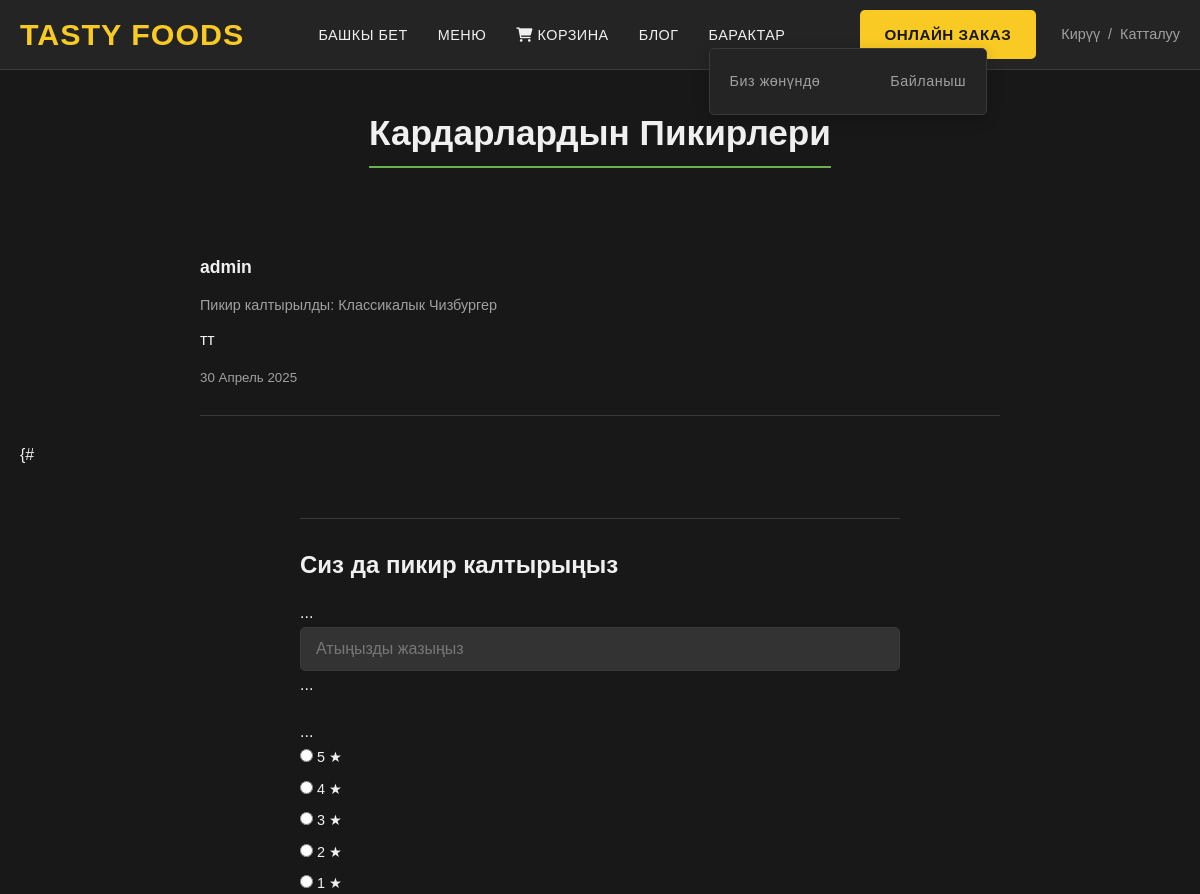
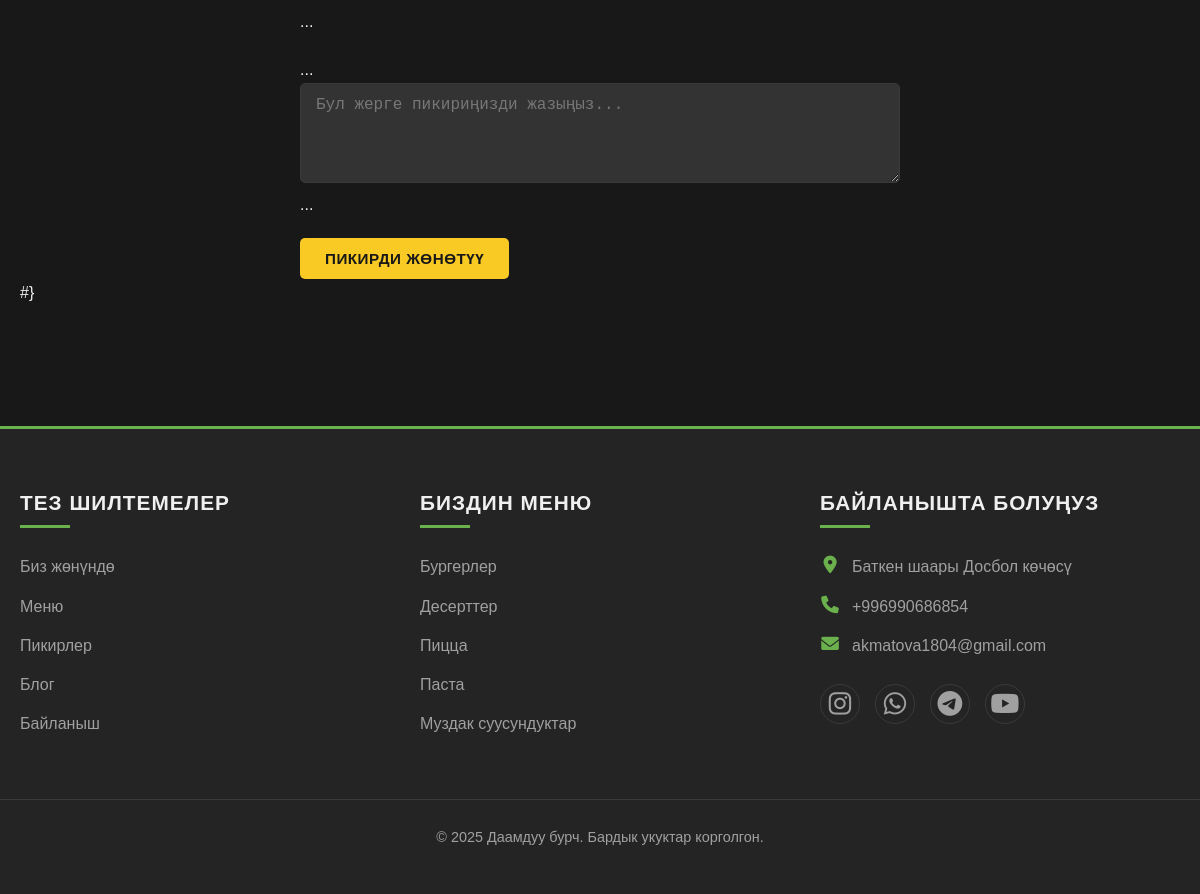
Page /testimonials/ on the committed database (2 pictures, top to bottom).
### menu/models.py (models this page shows, shortened)
class Review(models.Model):
    product = models.ForeignKey(Product, on_delete=models.CASCADE, related_name='reviews', null=True, blank=True, verbose_name=_("Товар"))
    user = models.ForeignKey(settings.AUTH_USER_MODEL, on_delete=models.SET_NULL, null=True, blank=True, verbose_name=_("Колдонуучу"))
    author_name = models.CharField(_("Автордун аты"), max_length=100, blank=True)
    text = models.TextField(_("Пикирдин тексти"))
    rating = models.PositiveSmallIntegerField( _("Рейтинг"), validators=[MinValueValidator(1), MaxValueValidator(5)], null=True, blank=True )
    created_at = models.DateTimeField(_("Түзүлгөн убакыт"), auto_now_add=True)
    is_approved = models.BooleanField(_("Жактырылды"), default=False, help_text=_("Сайтта көрсөтүү үчүн белгилеңиз"))
    is_featured = models.BooleanField(_("Башкы бетте көрсөтүлөт"), default=False)
    class Meta:
        ordering = ('-created_at',)
        verbose_name = _("Пикир")
        verbose_name_plural = _("Пикирлер")
    def get_author_name(self):
        if self.user: return self.user.get_full_name() or self.user.username
        return self.author_name or _("Аноним")

class Product(models.Model):
    category = models.ForeignKey(Category, related_name='products', on_delete=models.SET_NULL, null=True, blank=True, verbose_name=_("Категория"))
    name = models.CharField(max_length=200, verbose_name=_("Аты"))
    slug = models.SlugField(max_length=220, unique=True, blank=True, verbose_name="Слаг (авто)")
    description = models.TextField(blank=True, null=True, verbose_name=_("Сүрөттөмө"))
    price = models.DecimalField(max_digits=10, decimal_places=2, verbose_name=_("Баасы (сом)")) # Доллар эмес, сом
    image = models.ImageField(upload_to='product_images/', blank=True, null=True, verbose_name=_("Сүрөт"))
    rating = models.FloatField( validators=[MinValueValidator(0.0), MaxValueValidator(5.0)], default=0.0, verbose_name=_("Рейтинг (0-5)"))
    discount_percentage = models.PositiveIntegerField(null=True, blank=True, verbose_name=_("Скидка (%)"))
    discount_message = models.CharField(max_length=100, blank=True, null=True, verbose_name=_("Скидка билдирүүсү"))
    saved_by = models.ManyToManyField(settings.AUTH_USER_MODEL, related_name='saved_products', blank=True, verbose_name=_("Кимдер сактады"))
    is_active = models.BooleanField(default=True, verbose_name=_("Активдүү (көрүнгөн)"))
    created_at = models.DateTimeField(auto_now_add=True, verbose_name=_("Түзүлгөн дата"))
    updated_at = models.DateTimeField(auto_now=True, verbose_name=_("Жаңыланган дата"))
    class Meta: verbose_name = _("Товар (Тамак)"); verbose_name_plural = _("Товарлар (Тамактар)"); ordering = ['-created_at']

### menu/views.py (the view)
# urls.py: path('testimonials/', views.testimonial_list_view, name='testimonial_list'), # Пикирлердин тизмеси (өзүнчө барак)
def testimonial_list_view(request):
    reviews = Review.objects.filter(is_approved=True).select_related('user', 'product').order_by('-created_at')
    categories = Category.objects.filter(is_active=True)
    review_form = ReviewForm(user=request.user) if ReviewForm else None
    context = { 'reviews': reviews, 'review_form': review_form, 'page_title': _("Кардарлардын Пикирлери"), 'active_nav': 'testimonial', 'categories': categories, }
    return render(request, 'menu/testimonial_list.html', context)

### templates/menu/testimonial_list.html (shortened to what this page needs)
{% extends 'menu/base.html' %}
{% load static %}
{% load i18n %}
{% block main_wrapper_class %}no-sidebar{% endblock %}
{% block content_class %}full-width{% endblock %}
{% block content %}
    <h1>{{ page_title }}</h1>
    {% if reviews %}
        <div class="review-list" style="margin-top: 30px; max-width: 800px; margin-left: auto; margin-right: auto;">
            {% for review in reviews %}
                <div class="review-item" style="border-bottom: 1px solid var(--border-color); padding: 25px 0; margin-bottom: 25px;">
                    <div style="display: flex; justify-content: space-between; align-items: flex-start; margin-bottom: 10px;">
                        <span style="font-weight: bold; color: var(--text-light); font-size: 1.1em;">{{ review.get_author_name }}</span>
                    </div>
                    {% if review.product %}
                        <p style="font-size: 0.9em; color: var(--text-secondary); margin-bottom: 10px;">
                        </p>
                    {% endif %}
                    <blockquote style="border: none; padding: 0; margin: 0 0 10px 0;">
                         <p style="margin: 0; color: var(--text-light); line-height: 1.6;">{{ review.text|linebreaksbr }}</p>
                    </blockquote>
                    <small style="color: var(--text-secondary);">{{ review.created_at|date:"d F Y" }}</small>
                </div>
            {% endfor %}
        </div>
    {% else %}
        <p style="text-align: center; padding: 50px 0;">{% translate "Азырынча эч ким пикир калтыра элек." %}</p>
    {% endif %}
    {#
    <div class="add-review-form" style="margin-top: 50px; padding-top: 30px; border-top: 1px solid var(--border-color); max-width: 600px; margin-left: auto; margin-right: auto;">
        <h3>{% translate "Сиз да пикир калтырыңыз" %}</h3>
        {% if review_form %}
            <form action="{% url 'menu:add_review' %}" method="post">
                {% if not user.is_authenticated and review_form.author_name %}
                   <div class="form-group"> ... {{ review_form.author_name }} ... </div>
                {% endif %}
                {% if review_form.rating %}
                 <div class="form-group star-rating-input"> ... {{ review_form.rating }} ... </div>
                {% endif %}
                <div class="form-group"> ... {{ review_form.text }} ... </div>
                <button type="submit" class="btn btn-primary">{% translate "Пикирди жөнөтүү" %}</button>
            </form>
        {% endif %}
    </div>
    #}
{% endblock content %}

### menu/static/menu/style.css (style rules this page uses)
:root { --bg-dark: #181818; --bg-card: #242424; --text-light: #f0f0f0; --text-secondary: #a0a0a0; --accent-green: #6ab04c; --accent-yellow: #f9ca24; --primary-color: var(--accent-green); --secondary-color: var(--accent-yellow); --border-color: #3a3a3a; --danger-color: #e74c3c; --success-color: #2ecc71; --info-color: #3498db; --image-bg-color: #2e2e2e; --card-border-radius: 6px; --card-shadow: 0 2px 5px rgba(0, 0, 0, 0.4); --card-hover-shadow: 0 5px 15px rgba(0, 0, 0, 0.5); --container-width: 1200px; --header-height: 70px; }
* { box-sizing: border-box; margin: 0; padding: 0; }
html { scroll-behavior: smooth; }
body { font-family: 'Poppins', 'Arial', sans-serif; background-color: var(--bg-dark); color: var(--text-light); line-height: 1.7; font-size: 16px; }
h1, h2, h3, h4, h5, h6 { margin-bottom: 0.8em; color: var(--text-light); font-weight: 600; line-height: 1.3; }
h1 { font-size: 2.5em; margin-bottom: 0.6em; }
h3 { font-size: 1.5em; }
p { margin-bottom: 1em; color: var(--text-secondary); }
.btn { display: inline-block; padding: 12px 25px; background-color: var(--primary-color); color: #fff; border: none; border-radius: 5px; cursor: pointer; text-align: center; transition: background-color 0.3s ease, transform 0.2s ease, box-shadow 0.3s ease; font-weight: 500; font-size: 0.95em; text-transform: uppercase; letter-spacing: 0.5px; }
.btn-primary { background-color: var(--secondary-color); color: var(--bg-dark); font-weight: bold; }
.form-group { margin-bottom: 20px; }
.form-group label { display: block; margin-bottom: 7px; font-weight: 500; color: var(--text-light); font-size: 0.9em; }
.form-control { width: 100%; padding: 12px 15px; background-color: #333; border: 1px solid var(--border-color); border-radius: 5px; color: var(--text-light); font-size: 1em; transition: border-color 0.3s ease, box-shadow 0.3s ease; }
.form-control::placeholder { color: #777; }
textarea.form-control { resize: vertical; min-height: 100px; }
.content > h1 { margin-bottom: 30px; font-size: 2.2em; text-align: center; color: var(--text-light); border-bottom: 2px solid var(--primary-color); display: inline-block; padding-bottom: 10px; position: relative; left: 50%; transform: translateX(-50%); }

### rows in the picture
Review: get_author_name "admin", text "тт", created_at "30 Апрель 2025"

### other values in the picture
{{ page_title }} "Кардарлардын Пикирлери"
